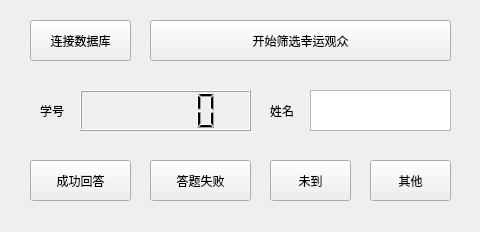
<?xml version="1.0" encoding="UTF-8"?>
<ui version="4.0">
 <class>Form</class>
 <widget class="QWidget" name="Form">
  <property name="geometry">
   <rect>
    <x>0</x>
    <y>0</y>
    <width>480</width>
    <height>232</height>
   </rect>
  </property>
  <property name="windowTitle">
   <string>Form</string>
  </property>
  <widget class="QPushButton" name="pb_success">
   <property name="geometry">
    <rect>
     <x>30</x>
     <y>160</y>
     <width>101</width>
     <height>41</height>
    </rect>
   </property>
   <property name="text">
    <string>成功回答</string>
   </property>
  </widget>
  <widget class="QLabel" name="label">
   <property name="geometry">
    <rect>
     <x>270</x>
     <y>90</y>
     <width>31</width>
     <height>41</height>
    </rect>
   </property>
   <property name="text">
    <string>姓名</string>
   </property>
  </widget>
  <widget class="QPushButton" name="pb_fail">
   <property name="geometry">
    <rect>
     <x>150</x>
     <y>160</y>
     <width>101</width>
     <height>41</height>
    </rect>
   </property>
   <property name="text">
    <string>答题失败</string>
   </property>
  </widget>
  <widget class="QLabel" name="label_id">
   <property name="geometry">
    <rect>
     <x>40</x>
     <y>90</y>
     <width>31</width>
     <height>41</height>
    </rect>
   </property>
   <property name="text">
    <string>学号</string>
   </property>
  </widget>
  <widget class="QPushButton" name="pb_other">
   <property name="geometry">
    <rect>
     <x>370</x>
     <y>160</y>
     <width>81</width>
     <height>41</height>
    </rect>
   </property>
   <property name="text">
    <string>其他</string>
   </property>
  </widget>
  <widget class="QLabel" name="label_name">
   <property name="geometry">
    <rect>
     <x>280</x>
     <y>90</y>
     <width>171</width>
     <height>31</height>
    </rect>
   </property>
   <property name="text">
    <string/>
   </property>
  </widget>
  <widget class="QLCDNumber" name="lcdNumber_id">
   <property name="geometry">
    <rect>
     <x>80</x>
     <y>90</y>
     <width>171</width>
     <height>41</height>
    </rect>
   </property>
  </widget>
  <widget class="QPushButton" name="pb_start">
   <property name="geometry">
    <rect>
     <x>150</x>
     <y>20</y>
     <width>301</width>
     <height>41</height>
    </rect>
   </property>
   <property name="text">
    <string>开始筛选幸运观众</string>
   </property>
  </widget>
  <widget class="QPushButton" name="pb_connect_db">
   <property name="geometry">
    <rect>
     <x>30</x>
     <y>20</y>
     <width>101</width>
     <height>41</height>
    </rect>
   </property>
   <property name="text">
    <string>连接数据库</string>
   </property>
  </widget>
  <widget class="QTextBrowser" name="textBrowser_name">
   <property name="geometry">
    <rect>
     <x>310</x>
     <y>90</y>
     <width>141</width>
     <height>41</height>
    </rect>
   </property>
  </widget>
  <widget class="QPushButton" name="pb_absence">
   <property name="geometry">
    <rect>
     <x>270</x>
     <y>160</y>
     <width>81</width>
     <height>41</height>
    </rect>
   </property>
   <property name="text">
    <string>未到</string>
   </property>
  </widget>
 </widget>
 <resources/>
 <connections/>
</ui>
